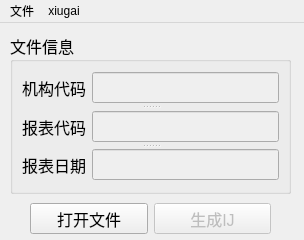
<?xml version="1.0" encoding="UTF-8"?>
<ui version="4.0">
 <class>MainWindow</class>
 <widget class="QMainWindow" name="MainWindow">
  <property name="geometry">
   <rect>
    <x>0</x>
    <y>0</y>
    <width>304</width>
    <height>240</height>
   </rect>
  </property>
  <property name="sizePolicy">
   <sizepolicy hsizetype="Fixed" vsizetype="Fixed">
    <horstretch>0</horstretch>
    <verstretch>0</verstretch>
   </sizepolicy>
  </property>
  <property name="minimumSize">
   <size>
    <width>304</width>
    <height>240</height>
   </size>
  </property>
  <property name="maximumSize">
   <size>
    <width>304</width>
    <height>240</height>
   </size>
  </property>
  <property name="windowTitle">
   <string>MainWindow</string>
  </property>
  <widget class="QWidget" name="centralwidget">
   <widget class="QGroupBox" name="info">
    <property name="geometry">
     <rect>
      <x>10</x>
      <y>10</y>
      <width>281</width>
      <height>161</height>
     </rect>
    </property>
    <property name="font">
     <font>
      <family>微软雅黑 Light</family>
      <pointsize>12</pointsize>
     </font>
    </property>
    <property name="title">
     <string>文件信息</string>
    </property>
    <layout class="QVBoxLayout" name="verticalLayout">
     <item>
      <widget class="QSplitter" name="splitter">
       <property name="orientation">
        <enum>Qt::Vertical</enum>
       </property>
       <widget class="QWidget" name="layoutWidget">
        <layout class="QHBoxLayout" name="horizontalLayout_3">
         <item>
          <widget class="QLabel" name="creditCode_label">
           <property name="font">
            <font>
             <family>Microsoft YaHei UI</family>
             <pointsize>12</pointsize>
            </font>
           </property>
           <property name="text">
            <string>机构代码</string>
           </property>
          </widget>
         </item>
         <item>
          <widget class="QLineEdit" name="creditCode_line">
           <property name="enabled">
            <bool>false</bool>
           </property>
           <property name="font">
            <font>
             <pointsize>12</pointsize>
            </font>
           </property>
           <property name="cursor">
            <cursorShape>BlankCursor</cursorShape>
           </property>
           <property name="autoFillBackground">
            <bool>false</bool>
           </property>
           <property name="readOnly">
            <bool>true</bool>
           </property>
           <property name="clearButtonEnabled">
            <bool>false</bool>
           </property>
          </widget>
         </item>
        </layout>
       </widget>
       <widget class="QWidget" name="layoutWidget_2">
        <layout class="QHBoxLayout" name="horizontalLayout">
         <item>
          <widget class="QLabel" name="reportCode_label">
           <property name="font">
            <font>
             <family>Microsoft YaHei UI</family>
             <pointsize>12</pointsize>
            </font>
           </property>
           <property name="text">
            <string>报表代码</string>
           </property>
          </widget>
         </item>
         <item>
          <widget class="QLineEdit" name="reportCode_line">
           <property name="enabled">
            <bool>false</bool>
           </property>
           <property name="font">
            <font>
             <pointsize>12</pointsize>
            </font>
           </property>
           <property name="cursor">
            <cursorShape>BlankCursor</cursorShape>
           </property>
           <property name="autoFillBackground">
            <bool>false</bool>
           </property>
           <property name="readOnly">
            <bool>true</bool>
           </property>
           <property name="clearButtonEnabled">
            <bool>false</bool>
           </property>
          </widget>
         </item>
        </layout>
       </widget>
       <widget class="QWidget" name="layoutWidget_3">
        <layout class="QHBoxLayout" name="horizontalLayout_2">
         <item>
          <widget class="QLabel" name="date_label">
           <property name="font">
            <font>
             <family>Microsoft YaHei UI</family>
             <pointsize>12</pointsize>
            </font>
           </property>
           <property name="text">
            <string>报表日期</string>
           </property>
          </widget>
         </item>
         <item>
          <widget class="QLineEdit" name="date_line">
           <property name="enabled">
            <bool>false</bool>
           </property>
           <property name="font">
            <font>
             <pointsize>12</pointsize>
            </font>
           </property>
           <property name="cursor">
            <cursorShape>BlankCursor</cursorShape>
           </property>
           <property name="autoFillBackground">
            <bool>false</bool>
           </property>
           <property name="readOnly">
            <bool>true</bool>
           </property>
           <property name="clearButtonEnabled">
            <bool>false</bool>
           </property>
          </widget>
         </item>
        </layout>
       </widget>
      </widget>
     </item>
    </layout>
   </widget>
   <widget class="QWidget" name="layoutWidget_4">
    <property name="geometry">
     <rect>
      <x>30</x>
      <y>180</y>
      <width>241</width>
      <height>31</height>
     </rect>
    </property>
    <layout class="QHBoxLayout" name="horizontalLayout_4">
     <item>
      <widget class="QPushButton" name="open_button">
       <property name="font">
        <font>
         <family>Microsoft JhengHei UI</family>
         <pointsize>12</pointsize>
        </font>
       </property>
       <property name="text">
        <string>打开文件</string>
       </property>
      </widget>
     </item>
     <item>
      <widget class="QPushButton" name="generater_button">
       <property name="enabled">
        <bool>false</bool>
       </property>
       <property name="font">
        <font>
         <family>Microsoft JhengHei UI</family>
         <pointsize>12</pointsize>
        </font>
       </property>
       <property name="text">
        <string>生成IJ</string>
       </property>
       <property name="icon">
        <iconset resource="resource/resource.qrc">
         <normaloff>:/config/config.ini</normaloff>:/config/config.ini</iconset>
       </property>
      </widget>
     </item>
    </layout>
   </widget>
  </widget>
  <widget class="QMenuBar" name="menubar">
   <property name="geometry">
    <rect>
     <x>0</x>
     <y>0</y>
     <width>304</width>
     <height>23</height>
    </rect>
   </property>
   <widget class="QMenu" name="menu">
    <property name="title">
     <string>文件</string>
    </property>
    <addaction name="action"/>
    <addaction name="action_2"/>
    <addaction name="action_3"/>
   </widget>
   <widget class="QMenu" name="config">
    <property name="title">
     <string>xiugai</string>
    </property>
   </widget>
   <addaction name="menu"/>
   <addaction name="config"/>
  </widget>
  <action name="action">
   <property name="text">
    <string>修改配置文件</string>
   </property>
  </action>
  <action name="action_2">
   <property name="text">
    <string>赞赏作者</string>
   </property>
  </action>
  <action name="action_3">
   <property name="text">
    <string>关于</string>
   </property>
  </action>
 </widget>
 <resources>
  <include location="resource/resource.qrc"/>
 </resources>
 <connections/>
</ui>
